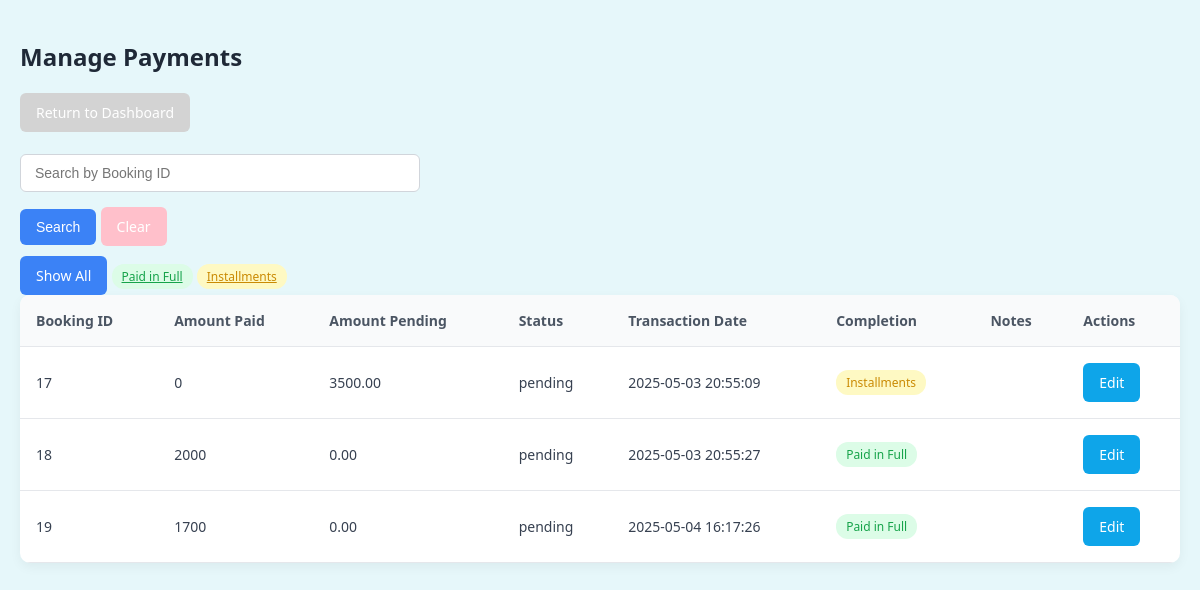
The app's page /Admin/Object/manage_payments.php with its own data.
### tables this page shows
CREATE TABLE IF NOT EXISTS `payments` (
  `bookingID` int NOT NULL,
  `amountPaid` float NOT NULL,
  `payment_status` enum('pending','completed','failed') DEFAULT 'pending',
  `transactionDate` timestamp NULL DEFAULT CURRENT_TIMESTAMP,
  `amountPending` decimal(10,2) NOT NULL DEFAULT '0.00',
  `notes` text,
  PRIMARY KEY (`bookingID`),
  CONSTRAINT `payments_ibfk_1` FOREIGN KEY (`bookingID`) REFERENCES `bookings` (`bookingID`) ON DELETE CASCADE
);

### Admin/Object/manage_payments.php (the view, shortened to what this page needs)
<?php
require_once 'classes/Payment.php';
$searchBookingID = $_GET['search'] ?? '';
try {
    $query = "SELECT * FROM payments";
    $params = [];
    $stmt = $conn->prepare($query);
    $stmt->execute($params);
    $result = $stmt->fetchAll(PDO::FETCH_ASSOC);
} catch (PDOException $e) {
    die("❌ Error: " . $e->getMessage());
}
?>
<!DOCTYPE html>
<html lang="en">
<head>
    <link rel="stylesheet" href="css/Admin.css">
</head>
<body>
<h2>Manage Payments</h2>
<a href="dashboard.php" class="back-link"> Return to Dashboard</a><br><br>
<form method="GET" style="max-width: 400px;">
    <div class="input-group mb-3">
        <input type="text" name="search" placeholder="Search by Booking ID"
               value="<?= htmlspecialchars($searchBookingID) ?>" class="form-control">
        <button type="submit" class="Search">Search</button>
        <a href="manage_payments.php" class="Clear">Clear</a>
    </div>
</form>
<div style="margin-top: 10px;">
    <a href="manage_payments.php" class="Search">Show All</a>
    <a href="manage_payments.php?filter=full" class="badge bg-success">Paid in Full</a>
    <a href="manage_payments.php?filter=installments" class="badge bg-warning">Installments</a>
</div>
<table>
    <thead>
    <tr>
        <th>Booking ID</th>
        <th>Amount Paid</th>
        <th>Amount Pending</th>
        <th>Status</th>
        <th>Transaction Date</th>
        <th>Completion</th>
        <th>Notes</th>
        <th>Actions</th>
    </tr>
    </thead>
    <tbody>
    <?php if (!empty($result)): ?>
        <?php foreach ($result as $row): ?>
            <tr>
                <td><?= htmlspecialchars($row['bookingID']) ?></td>
                <td><?= htmlspecialchars($row['amountPaid']) ?></td>
                <td><?= htmlspecialchars($row['amountPending']) ?></td>
                <td><?= htmlspecialchars($row['payment_status']) ?></td>
                <td><?= htmlspecialchars($row['transactionDate']) ?></td>
                <td>
                    <?php if (floatval($row['amountPending']) <= 0): ?>
                        <span class="badge bg-success">Paid in Full</span>
                    <?php else: ?>
                        <span class="badge bg-warning">Installments</span>
                    <?php endif; ?>
                </td>
                <td><?= htmlspecialchars($row['notes'] ?? '') ?></td>
                <td><a href="manage_payments.php?edit=<?= $row['bookingID'] ?>" class="Edit">Edit</a></td>
            </tr>
        <?php endforeach; ?>
    <?php else: ?>
        <tr><td colspan="8">No payments found.</td></tr>
    <?php endif; ?>
    </tbody>
</table>
</body>
</html>

### Admin/Object/css/Admin.css (style rules this page uses)
body { font-family: 'Segoe UI', Tahoma, Geneva, Verdana, sans-serif; background-color: #e6f7fa; margin: 0; padding: 20px; color: #1f2937; }
.badge { display: inline-block; padding: 4px 10px; border-radius: 12px; font-size: 12px; font-weight: 500; }
.bg-success { background-color: #dcfce7; color: #16a34a; }
.bg-warning { background-color: #fef9c3; color: #ca8a04; }
input[type="text"], input[type="email"], input[type="password"], input[type="number"], textarea { width: 100%; padding: 10px 14px; border: 1px solid #d1d5db; border-radius: 6px; font-size: 14px; margin-bottom: 15px; box-sizing: border-box; }
table { width: 100%; table-layout: auto; border-collapse: separate; border-spacing: 0; background-color: white; border-radius: 10px; overflow: hidden; box-shadow: 0 4px 12px rgba(0, 0, 0, 0.05); }
th { background-color: #f9fafb; color: #4b5563; font-weight: 600; font-size: 14px; text-align: left; padding: 16px; border-bottom: 1px solid #e5e7eb; }
td { padding: 16px; font-size: 14px; color: #374151; border-bottom: 1px solid #e5e7eb; }
.back-link, .create, .Delete, .Clear, .Search, .Update, .Edit, .Answer { display: inline-block; padding: 10px 16px; border: none; border-radius: 6px; font-size: 14px; font-weight: 500; color: white; cursor: pointer; transition: background-color 0.2s ease; text-decoration: none; }
.back-link { background-color: lightgrey; }
.Clear { background-color: pink; }
.Search { background-color: #3b82f6; }
.Edit { background-color: #0ea5e9; }

### records on screen
payments: bookingID "17", amountPaid "0", amountPending "3500.00", payment_status "pending", transactionDate "2025-05-03 20:55:09", shows "Installments"
payments: bookingID "18", amountPaid "2000", amountPending "0.00", payment_status "pending", transactionDate "2025-05-03 20:55:27", shows "Paid in Full"
payments: bookingID "19", amountPaid "1700", amountPending "0.00", payment_status "pending", transactionDate "2025-05-04 16:17:26", shows "Paid in Full"
